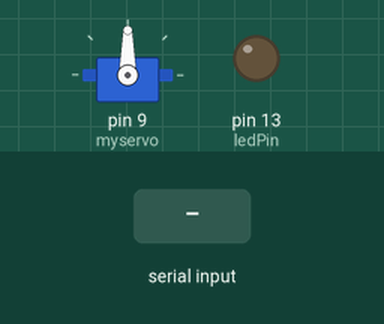
Simulated run of this sketch. Board: Arduino Uno, built with avr-gcc and run on an emulated ATmega328P. Shown: servo, output pins drawn as LEDs (lit = HIGH). Inputs (shaded band) come from the test bench. What the sketch prints to the serial monitor is not drawn.

Above: at 1.2 s.
1.3 s: "R" received over Serial
At 1.7 s:
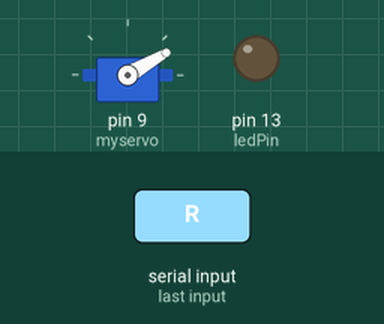
2.8 s: "H" received over Serial
At 4.0 s:
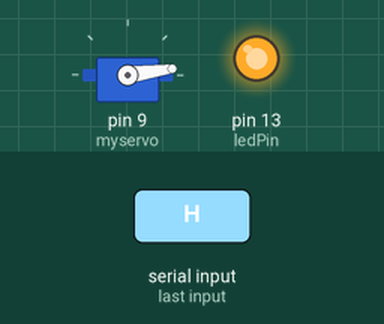
4.3 s: "L" received over Serial
At 5.2 s:
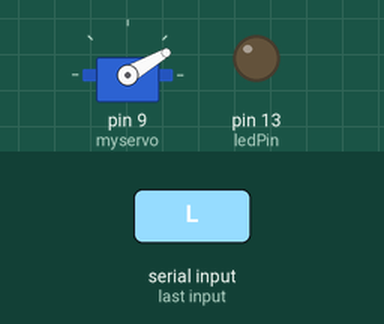
Timing chart, 0 to 7.3 s (numbered marks = the images above; inputs shaded):
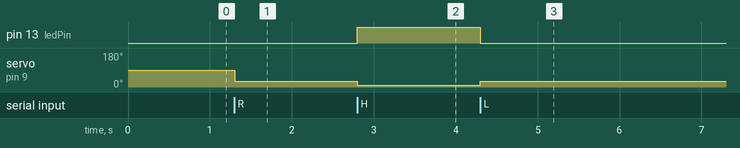

The sketch:

flappybird.ino
```cpp
// (licence header left out)
#include <Servo.h>

Servo myservo; // create servo object to control a servo
const int ledPin = 13; // the pin that the LED is attached to
int incomingByte;      // a variable to read incoming serial data into

void setup() {
  // initialize serial communication:
  Serial.begin(38400);
  // initialize the LED pin as an output:
  pinMode(ledPin, OUTPUT);
  myservo.attach(9); // attaches the servo on pin 9 to the servo object
}

void loop() {
  // see if there's incoming serial data:
  if (Serial.available() > 0) {
    // read the oldest byte in the serial buffer:
    incomingByte = Serial.read();
    // if it's a capital H (ASCII 72), turn on the LED:
    if (incomingByte == 'H') {
      digitalWrite(ledPin, HIGH);
      myservo.write(8); // sets the servo position according to the scaled value
      delay(20);
    }else if (incomingByte == 'L') {
      digitalWrite(ledPin, LOW);
      myservo.write(30); // sets the servo position according to the scaled value
      delay(20);
    }else if (incomingByte == 'R') {
      digitalWrite(ledPin, LOW);
      myservo.write(30); // sets the servo position according to the scaled value
      delay(200);
    }

  }
  Serial.println(Serial.read());
}
```

Measured:
- after the input at 1.3 s, servo on pin 9 (myservo): 90° → 30° at once
- after the input at 2.8 s, pin 13 (ledPin): LOW → HIGH at once; servo on pin 9 (myservo): 30° → 8° at once
- after the input at 4.3 s, pin 13 (ledPin): HIGH → LOW at once; servo on pin 9 (myservo): 8° → 30° at once
